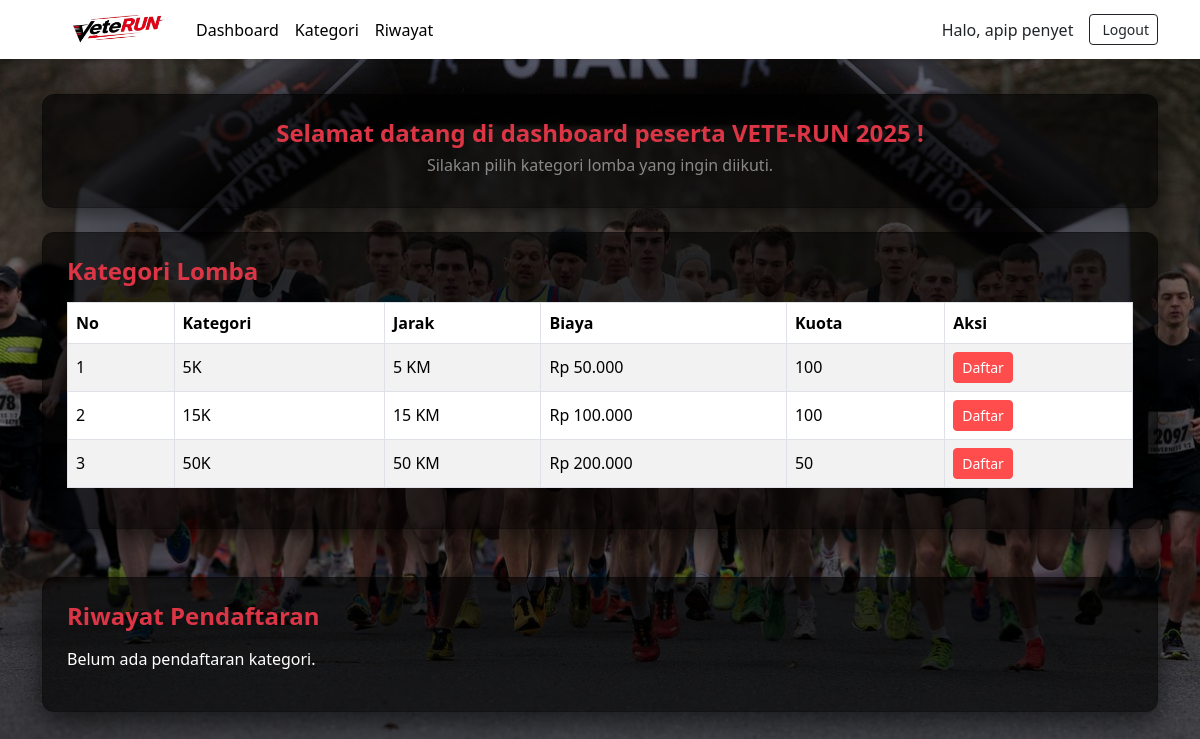
The page /pages/dashboard.php (signed in) on the database its author committed.
### tables this page shows
CREATE TABLE `kategori_lomba` (
  `id_kategori` int(11) NOT NULL,
  `nama_kategori` varchar(50) DEFAULT NULL,
  `jarak_km` int(11) DEFAULT NULL,
  `biaya` decimal(10,2) DEFAULT NULL,
  `kuota` int(11) DEFAULT NULL,
  `prefix_bib` varchar(5) NOT NULL DEFAULT 'VTR'
);

### pages/dashboard.php (the view, shortened to what this page needs)
<?php
include __DIR__ . '/../config/database.php';
$id_user = $_SESSION['id_user'];
$kategori_result = $conn->query("SELECT * FROM kategori_lomba ORDER BY id_kategori ASC");
$cek_daftar = $conn->query("SELECT p.*, k.nama_kategori, pb.id_pembayaran, pb.status_bayar
                            FROM pendaftaran p
                            JOIN kategori_lomba k ON p.id_kategori = k.id_kategori
                            LEFT JOIN pembayaran pb ON p.id_pendaftaran = pb.id_pendaftaran
                            WHERE p.id_user='$id_user'");
$user_daftar = $cek_daftar->fetch_assoc();
?>
<!DOCTYPE html>
<html lang="id">
<head>
<link href="https://cdn.jsdelivr.net/npm/bootstrap@5.3.3/dist/css/bootstrap.min.css" rel="stylesheet">
</head>
<body>
<nav class="navbar navbar-expand-lg navbar-light bg-white shadow-sm fixed-top">
<div class="container">
    <a class="navbar-brand fw-bold d-flex align-items-center mx-2" href="dashboard.php">
        <img src="../asset/img/logoVTR.png" width="130">
    </a>
        <div class="collapse navbar-collapse" id="navbarNav">
      <ul class="navbar-nav">
        <li class="nav-item">
          <a class="nav-link active" aria-current="page" href="#dashboard">Dashboard</a>
        </li>
        <li class="nav-item">
          <a class="nav-link active" href="#kategori">Kategori</a>
        </li>
        <li class="nav-item">
          <a class="nav-link active" href="#riwayat">Riwayat</a>
        </li>
        </ul>
    </div>
    <div class="d-flex align-items-center">
            <span class="text-dark me-3" style="color:black;">
                Halo, <?= htmlspecialchars($_SESSION['nama'] ?? 'User') ?>
            </span>
            <a class="btn btn-outline-dark btn-sm" href="../backend/logout.php">
                <i class="fas fa-sign-out-alt me-1"></i>Logout
            </a>
        </div>
</div>
</nav>
<div class="container mt-4">
<div class="card card-dashboard p-4 mb-4 text-center" id="dashboard">
    <h4 class="fw-bold text-danger">Selamat datang di dashboard peserta VETE-RUN 2025 !</h4>
    <h6 class="text-white-50">Silakan pilih kategori lomba yang ingin diikuti.</h6>
</div>
<div class="card card-dashboard p-4 mb-5" id="kategori">
    <h4 class="fw-bold text-danger mb-3">Kategori Lomba</h4>
    <div class="table-responsive">
    <table class="table table-bordered table-striped align-middle text-white">
        <thead>
            <tr>
                <th width="10%">No</th>
                <th>Kategori</th>
                <th>Jarak</th>
                <th>Biaya</th>
                <th>Kuota</th>
                <th>Aksi</th>
            </tr>
        </thead>
        <tbody>
        <?php
        $no=1;
        while($row = $kategori_result->fetch_assoc()):
            $btn_text = ($user_daftar)
                        ? ($user_daftar['id_pembayaran']
                            ? 'Lihat Pembayaran'
                            : 'Bayar Sekarang')
                        : 'Daftar';
            $link = ($user_daftar)
                        ? "../pages/pembayaran.php?id_pendaftaran={$user_daftar['id_pendaftaran']}"
                        : null;
        ?>
            <tr>
                <td><?= $no++ ?></td>
                <td><?= htmlspecialchars($row['nama_kategori']) ?></td>
                <td><?= $row['jarak_km'] ?> KM</td>
                <td>Rp <?= number_format($row['biaya'],0,',','.') ?></td>
                <td><?= $row['kuota'] ?></td>
                <td>
                    <?php if($user_daftar): ?>
                        <a href="<?= $link ?>" class="btn btn-sm btn-danger"><?= $btn_text ?></a>
                    <?php else: ?>
                        <form action="../backend/daftar_lomba.php" method="POST" style="display:inline;">
                            <button type="submit" class="btn btn-sm btn-danger">Daftar</button>
                        </form>
                    <?php endif; ?>
                </td>
            </tr>
        <?php endwhile; ?>
        </tbody>
    </table>
    </div>
</div>
<div class="card card-dashboard p-4 mb-5" id="riwayat">
    <h4 class="fw-bold text-danger mb-3">Riwayat Pendaftaran</h4>
    <?php if($user_daftar): ?>
        <p>Anda telah mendaftar kategori: <strong><?= htmlspecialchars($user_daftar['nama_kategori']) ?></strong></p>
        <p>Status Pendaftaran:
            <span class="badge badge-status
                <?= strtolower($user_daftar['status_daftar'])=='menunggu'?'bg-warning':
                    (strtolower($user_daftar['status_daftar'])=='disetujui'?'bg-success':'bg-danger') ?>">
                <?= ucfirst($user_daftar['status_daftar']) ?>
            </span>
        </p>
        <p>Status Pembayaran:
            <span class="badge badge-status
                <?= strtolower($user_daftar['status_bayar'])=='menunggu'?'bg-warning':
                    (strtolower($user_daftar['status_bayar'])=='terverifikasi'?'bg-success':'bg-danger') ?>">
                <?= $user_daftar['id_pembayaran']
                    ? ucfirst($user_daftar['status_bayar'])
                    : 'Belum Bayar' ?>
            </span>
        </p>
        <p>No BIB: <?= $user_daftar['no_bib'] ? htmlspecialchars($user_daftar['no_bib']) : '-' ?></p>
        <?php if(!$user_daftar['id_pembayaran']): ?>
            <a href="../pages/pembayaran.php?id_pendaftaran=<?= $user_daftar['id_pendaftaran'] ?>" class="btn btn-danger btn-sm">Bayar Sekarang</a>
        <?php endif; ?>
    <?php else: ?>
        <p>Belum ada pendaftaran kategori.</p>
    <?php endif; ?>
</div>
</div>
</body>
</html>

### pages/dashboard.php (style rules this page uses)
body { background: url('../asset/img/hero.jpg') center/cover no-repeat; background-size: cover; min-height: 100vh; font-family: 'Segoe UI', sans-serif; padding-top: 70px; }
.card-dashboard { background: rgba(0, 0, 0, 0.65); color: #fff; border-radius:12px; box-shadow:0 10px 30px rgba(0,0,0,0.65); }
.table thead { background-color: #ff4d4d; color: #fff; }
.btn-danger { background-color: #ff4d4d; border-color: #ff4d4d; }

### rows shown on the page
kategori_lomba: nama_kategori "5K", jarak_km "5", biaya "50.000", kuota "100"
kategori_lomba: nama_kategori "15K", jarak_km "15", biaya "100.000", kuota "100"
kategori_lomba: nama_kategori "50K", jarak_km "50", biaya "200.000", kuota "50"

### other values the page prints
$_SESSION['nama'] "apip penyet"
